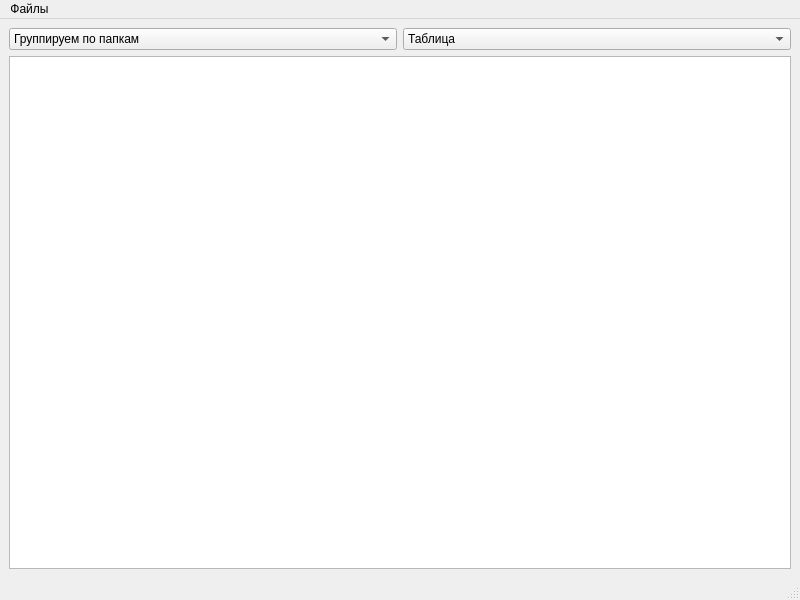
<?xml version="1.0" encoding="UTF-8"?>
<ui version="4.0">
 <class>MainWindow</class>
 <widget class="QMainWindow" name="MainWindow">
  <property name="geometry">
   <rect>
    <x>0</x>
    <y>0</y>
    <width>800</width>
    <height>600</height>
   </rect>
  </property>
  <property name="windowTitle">
   <string>MainWindow</string>
  </property>
  <widget class="QWidget" name="centralwidget">
   <layout class="QGridLayout" name="gridLayout">
    <item row="0" column="0">
     <widget class="QComboBox" name="comboBox">
      <item>
       <property name="text">
        <string>Группируем по папкам</string>
       </property>
      </item>
      <item>
       <property name="text">
        <string>Группируем по типам</string>
       </property>
      </item>
     </widget>
    </item>
    <item row="0" column="1">
     <widget class="QComboBox" name="comboBox_2">
      <item>
       <property name="text">
        <string>Таблица</string>
       </property>
      </item>
      <item>
       <property name="text">
        <string>Круговая диаграмма</string>
       </property>
      </item>
      <item>
       <property name="text">
        <string>Столбчатая диаграмма</string>
       </property>
      </item>
     </widget>
    </item>
    <item row="1" column="0" colspan="2">
     <widget class="QSplitter" name="splitter">
      <property name="orientation">
       <enum>Qt::Horizontal</enum>
      </property>
      <widget class="QTreeView" name="treeView"/>
     </widget>
    </item>
   </layout>
  </widget>
  <widget class="QMenuBar" name="menubar">
   <property name="geometry">
    <rect>
     <x>0</x>
     <y>0</y>
     <width>800</width>
     <height>21</height>
    </rect>
   </property>
   <widget class="QMenu" name="menu">
    <property name="title">
     <string>Файлы</string>
    </property>
   </widget>
   <addaction name="menu"/>
  </widget>
  <widget class="QStatusBar" name="statusbar"/>
 </widget>
 <resources/>
 <connections/>
</ui>
